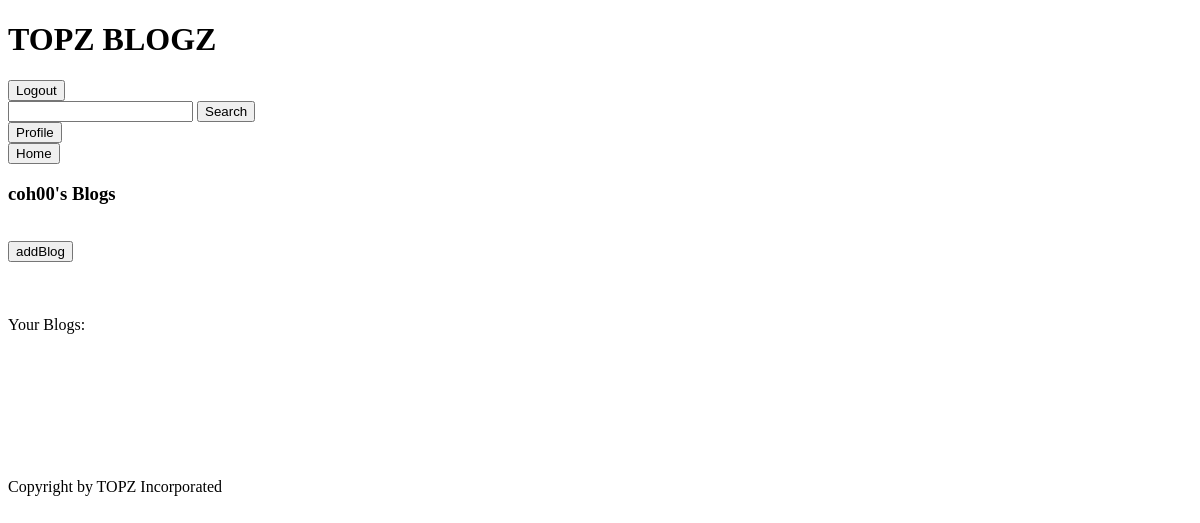
The app's page /user/coh00 (signed in), older data.
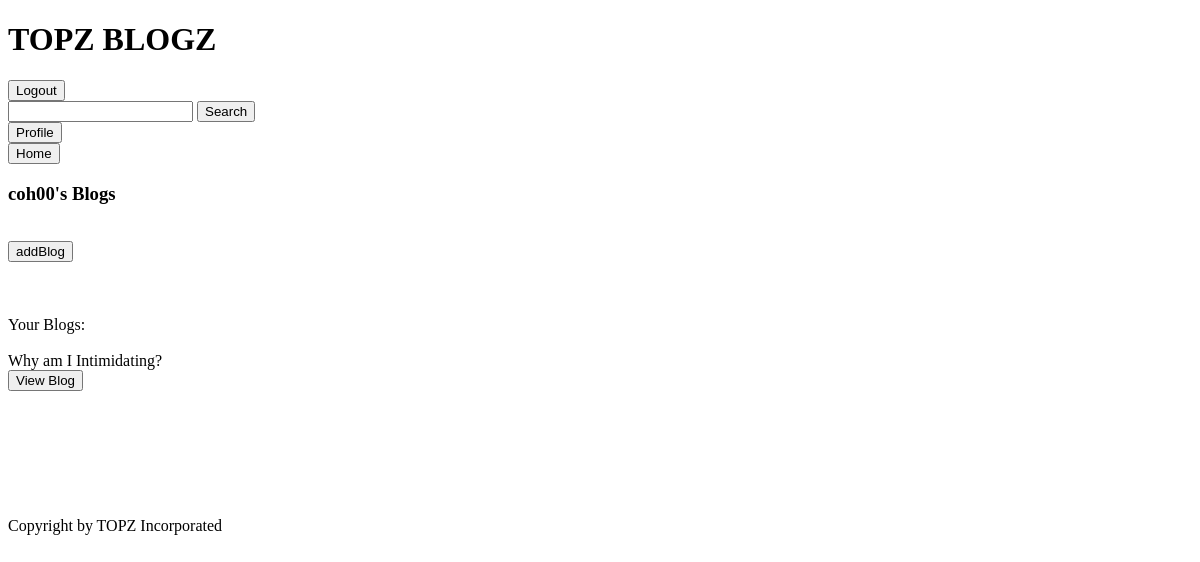
The same page, newer data.
### tables this page shows
CREATE TABLE blogs (user_id INTEGER, blog_id INTEGER, blog_name TEXT);

### app.py (the view)
@app.route("/user/<user>")
def userPage(user):
    if ('username' in session and 'password' in session):
        if (user == session["username"]):
            return render_template("user.html",
                user = user,
                myBlogs = readDB.displayBlogs(user))
        return render_template("otherUser.html",
            user = user,
            theirBlogs=readDB.displayBlogs(user))
    return redirect(url_for("firstLogin"))

### utl/readDB.py (called while the page is built)
def displayBlogs(username):
    DB_FILE="data/databases.db"
    db = sqlite3.connect(DB_FILE)
    c = db.cursor()
    userid = getUserID(username)
    command = "SELECT blogs.user_id, blogs.blog_id, blog_name, entry_num, entry_text FROM blogs INNER JOIN entries ON blogs.user_id = entries.user_id AND blogs.blog_id = entries.blog_id WHERE blogs.user_id = {};".format(userid)
    c.execute(command)
    q = c.fetchall()
    final = []
    for entry in q:
        index = entry[1] - 1
        if len(final) == index:
            final.append([])
            final[index].append(entry[1])
            final[index].append(entry[2])
            final[index].append(entry[4])
        else:
            final[index].append(entry[4])
    db.commit() #save changes
    db.close()  #close database
    return final

def getUserID(username):
    DB_FILE="data/databases.db"
    db = sqlite3.connect(DB_FILE)
    c = db.cursor()
    command = "SELECT user_id FROM users WHERE username = \"{}\";".format(username)
    c.execute(command)
    q = c.fetchall()
    if len(q) > 0:
        return q[0][0]
    else:
        return -1
    db.commit() #save changes
    db.close()  #close database

### templates/user.html (shortened to what this page needs)
{% extends "header.html" %}
{% block body %}
    <h3> {{user}}'s Blogs </h3>
    <br>
    <form action='/addBlog', method="GET">
        <input type = 'submit' value = "addBlog" >
    </form>
    <br>
    <br>
    <br>
    Your Blogs:
    <br>
    <br>
    {% for row in myBlogs %}
        {{row[1]}}
        <form action='/user/{{user}}/blog/{{row[0]}}'>
            <input type = 'submit' value = "View Blog">
        </form>
    {% endfor %}
    <br>
    <br><br><br><br><br>
{% endblock %}

Row changes from the older to the newer data that the page shows:
added blogs: blog_name "Why am I Intimidating?"
Text that changed along with them:
new list line: "View Blog"
